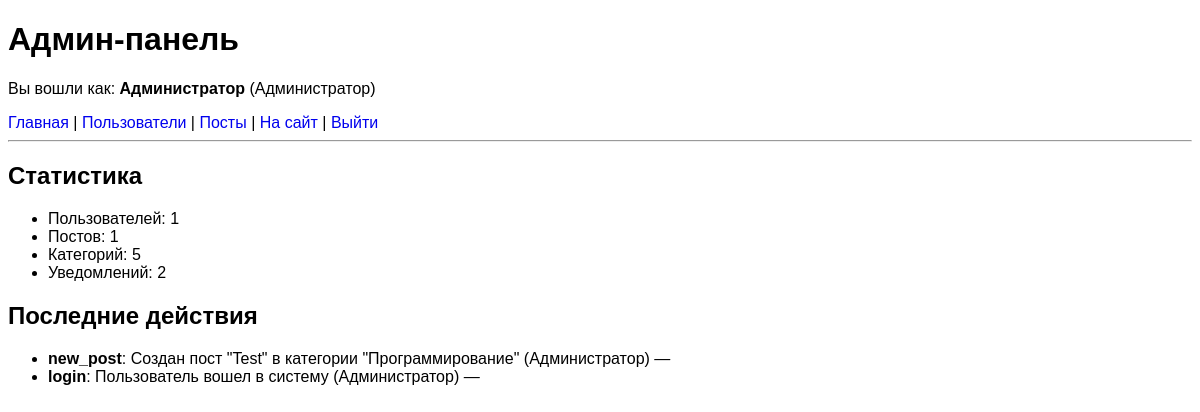
The page /admin (signed in) on the database its author committed.
### tables this page shows
CREATE TABLE users(
            id INTEGER PRIMARY KEY AUTOINCREMENT,
            name TEXT,
            email TEXT,
            password TEXT,
            last_login TIMESTAMP,
            role TEXT DEFAULT 'user'
);

CREATE TABLE notifications(
            id INTEGER PRIMARY KEY AUTOINCREMENT,
            user_id INTEGER,
            action TEXT,
            details TEXT,
            created_at TIMESTAMP DEFAULT CURRENT_TIMESTAMP,
            FOREIGN KEY (user_id) REFERENCES users(id)
);

### app.py (the view)
@app.route('/admin')
@admin_required
def admin_dashboard():
    try:
        cur.execute("SELECT COUNT(*) FROM users")
        user_count = cur.fetchone()[0]
        cur.execute("SELECT COUNT(*) FROM posts")
        post_count = cur.fetchone()[0]
        cur.execute("SELECT COUNT(*) FROM categories")
        category_count = cur.fetchone()[0]
        cur.execute("SELECT COUNT(*) FROM notifications")
        notification_count = cur.fetchone()[0]
        cur.execute('''
            SELECT notifications.*, users.name
            FROM notifications
            JOIN users ON notifications.user_id = users.id
            ORDER BY created_at DESC
            LIMIT 5
        ''')
        recent_actions = cur.fetchall()
        app.logger.info(f'Админ-панель открыта пользователем {session.get("user_id")}')
        return render_template('admin_dashboard.html',
                             user_count=user_count,
                             post_count=post_count,
                             category_count=category_count,
                             notification_count=notification_count,
                             recent_actions=recent_actions,
                             user_name=session.get('user_name'))
    except Exception as e:
        app.logger.error(f'Ошибка в админ-панели: {e}')
        return render_template('500.html'), 500

### app.py (called while the page is built)
def is_admin(user_id):
    if not user_id:
        return False
    cur.execute("SELECT role FROM users WHERE id=?",[user_id])
    result = cur.fetchone()
    return result and result[0] == 'admin'

def admin_required(f):
    @wraps(f)
    def decorated_function(*args, **kwargs):
        if not session.get('user_id'):
            app.logger.warning('Попытка доступа к админ-панели без авторизации')
            return redirect('/login/')
        if not is_admin(session.get('user_id')):
            app.logger.warning(f'Попытка несанкционированного доступа к админ-панели пользователем {session.get("user_id")}')
            return render_template('403.html'), 403
        return f(*args, **kwargs)
    return decorated_function

@app.before_request
def check_auth():
    if 'user_id' not in session:
        token = request.cookies.get('auth_token')
        if token:
            user_id = validate_auth_token(token)
            if user_id:
                user = get_user_by_id(user_id)
                if user:
                    session['user_id'] = user[0]
                    session['user_name'] = user[1]

### templates/admin_dashboard.html (shortened to what this page needs)
<!DOCTYPE html>
<html lang="ru">
<head>
    <link rel="stylesheet" href="../static/styles.css">
</head>
<body>
    <h1>Админ-панель</h1>
    <p>Вы вошли как: <strong>{{ user_name }}</strong> (Администратор)</p>
    <nav>
        <a href="/admin">Главная</a> |
        <a href="/admin/users">Пользователи</a> |
        <a href="/admin/posts">Посты</a> |
        <a href="/">На сайт</a> |
        <a href="/logout">Выйти</a>
    </nav>
    <hr>
    <h2>Статистика</h2>
    <ul>
        <li>Пользователей: {{ user_count }}</li>
        <li>Постов: {{ post_count }}</li>
        <li>Категорий: {{ category_count }}</li>
        <li>Уведомлений: {{ notification_count }}</li>
    </ul>
    <h2>Последние действия</h2>
    {% if recent_actions %}
    <ul>
        {% for action in recent_actions %}
        <li>
            <strong>{{ action[2] }}</strong>: {{ action[3] }}
            ({{ action[5] }}) <em>— {{ action[6] }}</em>
        </li>
        {% endfor %}
    </ul>
    {% else %}
    <p>Нет действий для отображения.</p>
    {% endif %}
</body>
</html>

### static/styles.css (style rules this page uses)
* { font-family:'Franklin Gothic Medium', 'Arial Narrow', Arial, sans-serif; }
a { text-decoration: none; }
body { font-family: Arial, sans-serif; background-size: cover; background-repeat: no-repeat; }
p { width: 800px; height: auto; }

### rows shown on the page
users: name "Администратор"
notifications: action "new_post", details "Создан пост \"Test\" в категории \"Программирование\"", name "Администратор"
notifications: action "login", details "Пользователь вошел в систему", name "Администратор"

### other values the page prints
{{ user_count }} "1"
{{ post_count }} "1"
{{ category_count }} "5"
{{ notification_count }} "2"
